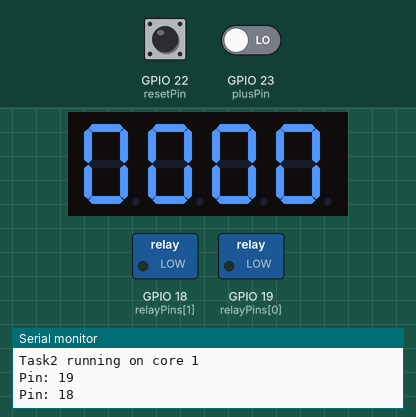
Bench run of a program on a simulated ESP32. Shown: 4-digit seven-segment display, switched loads named in the program (green lamp = pin HIGH), the last lines printed to the serial monitor. Dashed ring = blinking. The inputs (shaded band) are chosen by the test bench; at power-on: GPIO 23 (plusPin) LOW, GPIO 22 (resetPin) LOW.

Above: at 1.8 s.
1.9 s: GPIO 23 (plusPin) driven HIGH
At 2.05 s:
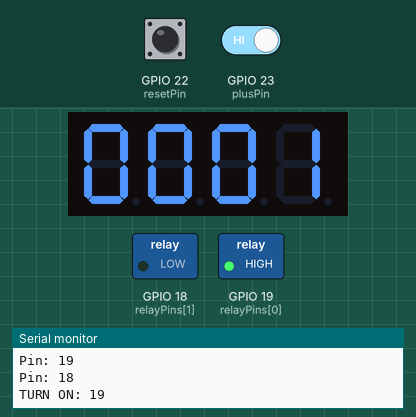
At 2.65 s:
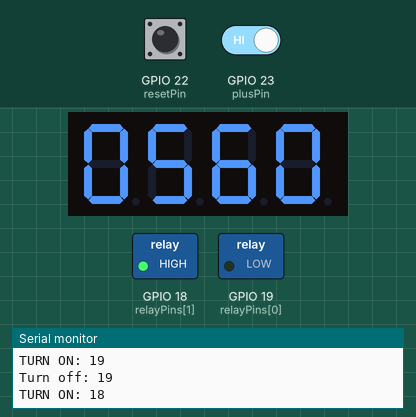
4.3 s: GPIO 23 (plusPin) driven LOW
At 5.8 s:
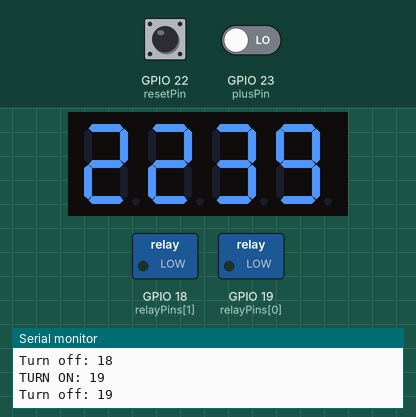
Timing chart, 0 to 7.3 s (numbered marks = the images above; inputs shaded):
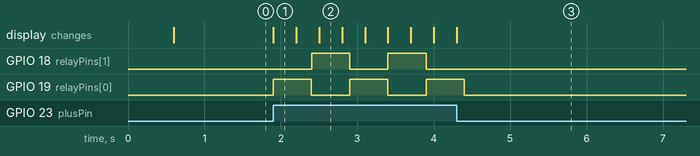

Measured:
- after the input at 1.9 s, GPIO 18 (relayPins[1]): alternates HIGH for 0.50 s and LOW for 0.50 s, starting after 0.50 s; GPIO 19 (relayPins[0]): alternates HIGH for 0.50 s and LOW for 0.50 s, starting at once; the display: changes at once (image 1)
- after the input at 4.3 s, GPIO 18 (relayPins[1]): stops changing and stays LOW; GPIO 19 (relayPins[0]): goes on until 4.4 s, then stays LOW

The program:

main.cpp
```cpp
/*
  Program which handles the score and relays of the Whacky Adventures system.
  @author Cor & Don's Whacky adventures
*/
#include <Arduino.h>
#include "SevSeg.h"
SevSeg sevseg;

TaskHandle_t GameTask, RelayTask;
char buffer[5];
int score = 0;

byte digitPins[] = {15, 2, 0, 4};
byte segmentPins[] = {13, 14, 33, 26, 27, 12, 32, 25};

int relayPins[] = {19, 18};
int relayCooldown[] = {0, 0};
int relayUpTime = 1;

int relayIndex = 1;
int relayLength = 0;

// Pins for recieving data from ESP-K
int plusPin = 23;
int resetPin = 22;
int plusState = 0;
int resetState = 0;

void next_relay() {
  relayIndex = relayIndex < relayLength - 1 ? relayIndex + 1 : 0;
}

/// @brief method which enables the next relay in the index
void enable_relay()
{
  if (relayCooldown[relayIndex] <= 0)
  {
    next_relay();
    Serial.printf("TURN ON: %d \n", relayPins[relayIndex]);
    digitalWrite(relayPins[relayIndex], HIGH);
    relayCooldown[relayIndex] = relayUpTime;
  }
}

/// @brief method to update the score and the seven Segment Display
void update_score(bool enableRelay = true)
{
  if (enableRelay) {
    enable_relay();
  }

  sprintf(buffer, "%04d", score);
  sevseg.setChars(buffer);
}

/// @brief method to set the value of the 7Segment Display
/// @param num amount to set the score to
void set_score(int num)
{
  score = num;
  update_score();
}

/// @brief method to add the assigned value to the current score amount
/// @param amount amount to add
void add_score(int amount)
{
  score += amount;
  update_score();
}

/// @brief method to subtract the assigned value from the score
/// @param amount amount to subtract
void subtract_score(int amount)
{
  add_score(-amount);
}

/// @brief method to reset the score and 7 Segment Display
void reset()
{
  score = 0;
  update_score(false);
}

/// @brief task which refreshes the 7 Segment Display and keeps track of the incoming data from ESP-K
/// @param pvParameters NULL
void game_task(void *pvParameters)
{
  Serial.print("Task1 running on core ");
  Serial.println(xPortGetCoreID());

  for (;;)
  {
    // Add a point to the score if we receive a correct hit from the ESP-K
    plusState = digitalRead(plusPin);
    if (plusState  == HIGH)
    {
      add_score(1);
    }

    // Reset the system if we receive the signal from the ESP-K
    resetState = digitalRead(resetPin);
    if (resetPin == HIGH)
    {
      Serial.print("reset activated");
      reset();
    }

    // Refresh the seven Segment Display
    sevseg.refreshDisplay();
    delay(1);
  }
}

/// @brief task which updates the states of the relays
/// @param pvParameters NULL
void relay_task(void *pvParameters)
{
  Serial.print("Task2 running on core ");
  Serial.println(xPortGetCoreID());

  for (;;)
  {
    for (size_t i = 0; i < relayLength; i++)
    {
      if (relayCooldown[i] > 0)
      {
        digitalWrite(relayPins[i], LOW);
        relayCooldown[i] = 0;
        Serial.printf("Turn off: %d\n", relayPins[i]);
      }
      else if (relayCooldown[i] > 0)
      {
        relayCooldown[i]--;
      }
    }
    delay(500);
  }
}

/// @brief Setup of the system
void setup()
{
  Serial.begin(115200);
  delay(200);
  Serial.println("Initializing...");

  // Create threads
  xTaskCreatePinnedToCore(game_task, "gameTask", 10000, NULL, 1, &GameTask, 0);
  delay(200);
  xTaskCreatePinnedToCore(relay_task, "relayTask", 10000, NULL, 1, &RelayTask, 1);
  delay(200);

  // Setup the values
  byte numDigits = sizeof(digitPins) / sizeof(digitPins[0]);
  relayLength = sizeof(relayPins) / sizeof(relayPins[0]);
  bool resistorsOnSegments = false;

  // Setup the input pins
  pinMode(plusPin, GPIO_MODE_INPUT);
  pinMode(resetPin, GPIO_MODE_INPUT);
  for (size_t i = 0; i < relayLength; i++)
  {
    Serial.printf("Pin: %d\n", relayPins[i]);
    pinMode(relayPins[i], GPIO_MODE_OUTPUT);
  }

  // Setup the segment display
  sevseg.begin(COMMON_CATHODE, numDigits, digitPins, segmentPins, resistorsOnSegments, false, false, true);
  reset();
}

void loop() { }
```
